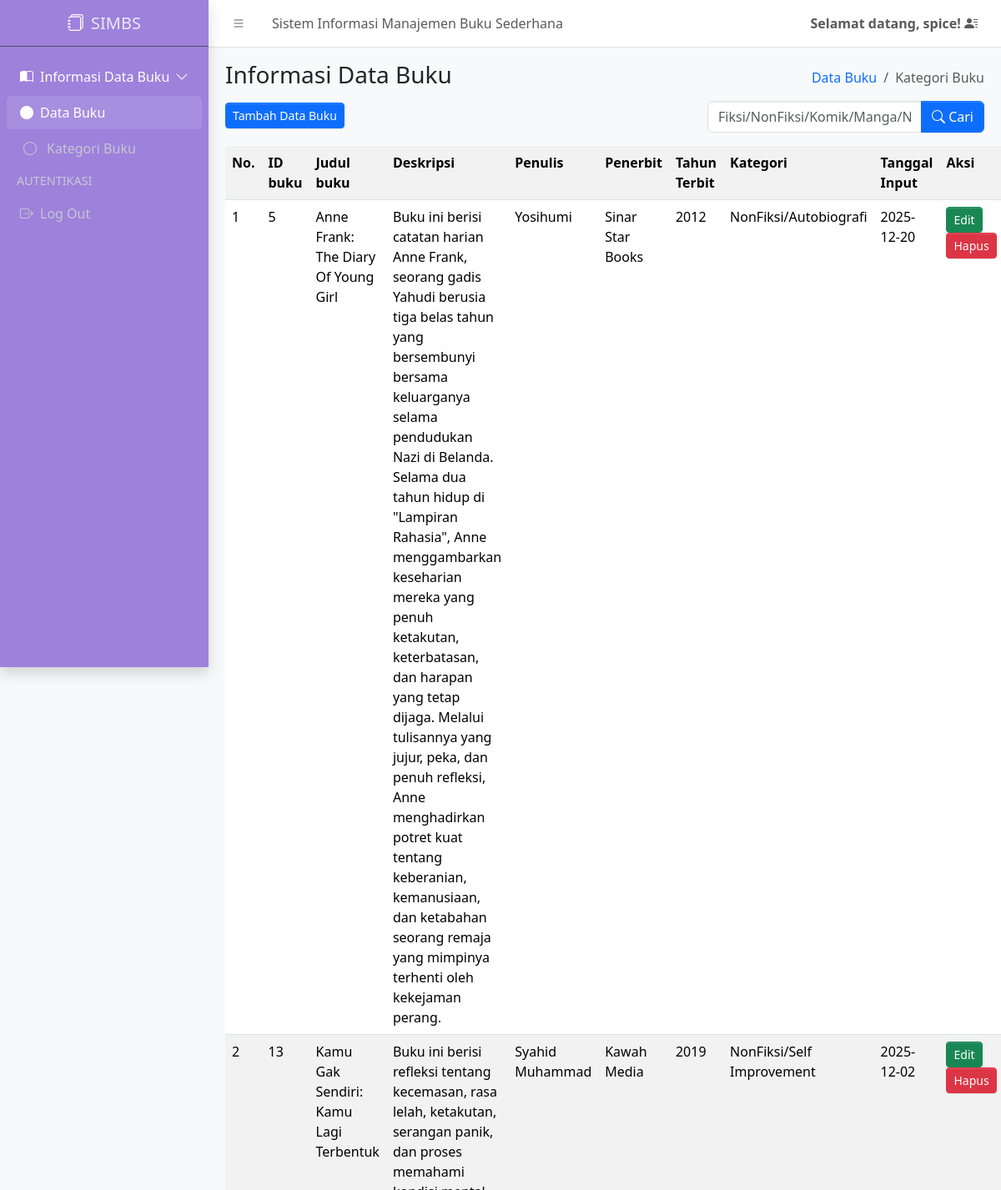
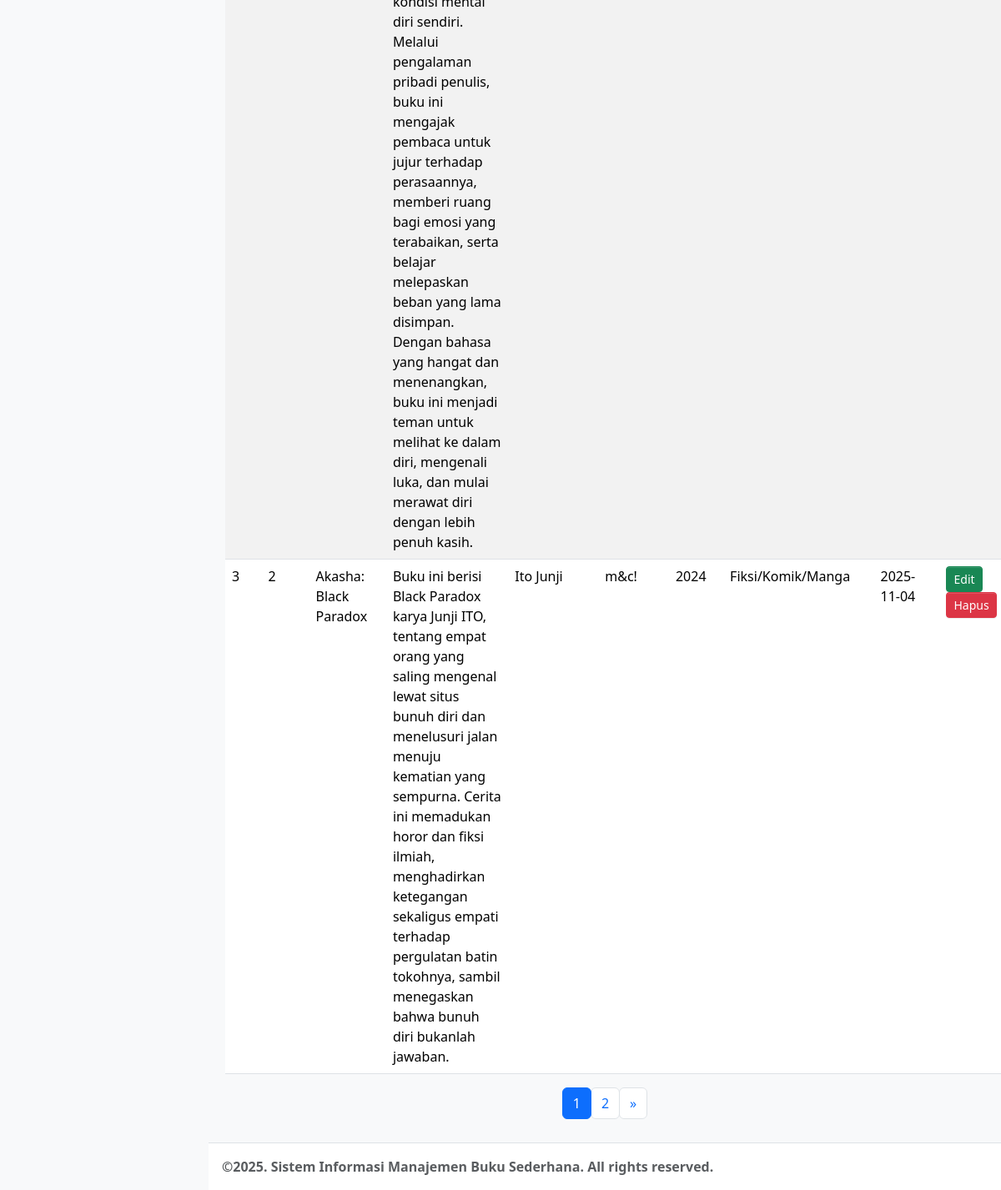
The app's page /index.php (signed in) with its own data (2 pictures, top to bottom).
### tables this page shows
CREATE TABLE `buku` (
  `id_buku` int(11) NOT NULL,
  `id_kategori` int(11) DEFAULT NULL,
  `judul` varchar(100) NOT NULL,
  `deskripsi` text DEFAULT NULL,
  `penulis` varchar(100) NOT NULL,
  `penerbit` varchar(100) NOT NULL,
  `tahun_terbit` year(4) NOT NULL,
  `tanggal_input` date DEFAULT NULL
);

CREATE TABLE `kategori` (
  `id_kategori` int(11) NOT NULL,
  `nama_kategori` varchar(100) NOT NULL,
  `tanggal_input` date DEFAULT NULL
);

### function.php (called while the page is built, shortened)
<?php
$conn = mysqli_connect("localhost", "root", "", "simbs");
function query($query)
{
    global $conn;
    $result = mysqli_query($conn, $query);
    $rows = [];
    while ($row = mysqli_fetch_assoc($result)) {
        $rows[] = $row;
    }
    return $rows;
}

### index.php (the view, shortened to what this page needs)
<?php
require 'function.php';
$jumlahDataPerHalaman = 3;
$halamanAktif = isset($_GET['halaman']) ? (int)$_GET['halaman'] : 1;
$dataAwal = ($halamanAktif - 1) * $jumlahDataPerHalaman;
$where = '';
$totalDataQuery = "SELECT COUNT(*) AS total FROM buku
                   INNER JOIN kategori ON buku.id_kategori = kategori.id_kategori
                   $where";
$totalDataResult = mysqli_query($conn, $totalDataQuery);
$totalDataRow = mysqli_fetch_assoc($totalDataResult);
$totalData = $totalDataRow['total'];
$totalHalaman = ceil($totalData / $jumlahDataPerHalaman);
$dataQuery = "SELECT buku.*, kategori.nama_kategori
              FROM buku
              INNER JOIN kategori ON buku.id_kategori = kategori.id_kategori
              $where
              ORDER BY tanggal_input DESC
              LIMIT $dataAwal, $jumlahDataPerHalaman";
$buku = query($dataQuery);
?>
<!doctype html>
<html lang="en">
<head>
    <link
        rel="stylesheet"
        href="https://cdn.jsdelivr.net/npm/@fontsource/source-sans-3@5.0.12/index.css"
        media="print"
        onload="this.media='all'" />
    <link
        rel="stylesheet"
        href="https://cdn.jsdelivr.net/npm/overlayscrollbars@2.11.0/styles/overlayscrollbars.min.css"
 />
    <link
        rel="stylesheet"
        href="https://cdn.jsdelivr.net/npm/bootstrap-icons@1.13.1/font/bootstrap-icons.min.css"
 />
    <link rel="stylesheet" href="dist/css/adminlte.min.css" />
    <link
        rel="stylesheet"
        href="https://cdn.jsdelivr.net/npm/apexcharts@3.37.1/dist/apexcharts.css"
 />
    <link
        rel="stylesheet"
        href="https://cdn.jsdelivr.net/npm/jsvectormap@1.5.3/dist/css/jsvectormap.min.css"
 />
</head>
<body class="layout-fixed sidebar-expand-lg bg-body-tertiary">
    <div class="app-wrapper">
        <nav class="app-header navbar navbar-expand bg-body">
            <div class="container-fluid">
                <ul class="navbar-nav">
                    <li class="nav-item">
                        <a class="nav-link" data-lte-toggle="sidebar" href="#" role="button">
                            <i class="bi bi-list"></i>
                        </a>
                    </li>
                    <li class="nav-item d-none d-md-block">
                        <a href="#" class="nav-link">Sistem Informasi Manajemen Buku Sederhana</a>
                    </li>
                </ul>
                <ul class="navbar-nav ms-auto">
                    <li class="nav-item dropdown user-menu">
                        <a href="#" class="nav-link dropdown-toggle" data-bs-toggle="dropdown">
                            <span class="d-none d-md-inline" style="font-weight: bold;">
                                Selamat datang, <?= $_SESSION["username"]; ?>! <i class="bi bi-person-lines-fill"></i>
                            </span>
                        </a>
                    </li>
                </ul>
            </div>
        </nav>
        <aside class="app-sidebar shadow" data-bs-theme="dark" style="background-color: #9e81dbff;">
            <div class="sidebar-brand">
                <a href="index.php" class="brand-link" style="color: white;">
                    <i class="bi bi-journals"></i>
                    <span class="brand-text fw-light">SIMBS</span>
                </a>
            </div>
            <div class="sidebar-wrapper">
                <nav class="mt-2">
                    <ul
                        class="nav sidebar-menu flex-column"
                        data-lte-toggle="treeview"
                        role="navigation"
                        aria-label="Main navigation"
                        data-accordion="false"
                        id="navigation">
                        <li class="nav-item menu-open">
                            <a href="#" class="nav-link active">
                                <i class="bi bi-book-half"></i>
                                <p>
                                    Informasi Data Buku
                                </p>
                            </a>
                            <ul class="nav nav-treeview">
                                <li class="nav-item">
                                    <a href="./index.php" class="nav-link active">
                                        <i class="bi bi-circle-fill"></i>
                                        <p>Data Buku</p>
                                    </a>
                                </li>
                                <li class="nav-item">
                                    <a href="./index2.php" class="nav-link">
                                        <i class="nav-icon bi bi-circle"></i>
                                        <p>Kategori Buku</p>
                                    </a>
                                </li>
                            </ul>
                        </li>
                        <li class="nav-header">AUTENTIKASI</li>
                        <li class="nav-item">
                            <a href="logout.php" class="nav-link">
                                <i class="bi bi-box-arrow-right"></i>
                                <p>Log Out</p>
                            </a>
                        </li>
                    </ul>
                </nav>
            </div>
        </aside>
        <main class="app-main">
            <div class="app-content-header">
                <div class="container-fluid">
                    <div class="row">
                        <div class="col-sm-6">
                            <h3 class="mb-3">Informasi Data Buku</h3>
                            <a href="tambah_data.php">
                                <button class="btn-sm btn btn-primary ">Tambah Data Buku</button>
                            </a>
                        </div>
                        <div class="col-sm-6 d-flex flex-column align-items-end">
                            <ol class="breadcrumb">
                                <li class="breadcrumb-item"><a href="#">Data Buku</a></li>
                                <li class="breadcrumb-item active" aria-current="page">Kategori Buku</li>
                            </ol>
                            <form class="mt-2" method="POST" action="">
                                <div class="input-group">
                                    <input type="text" class="form-control" name="keyword" placeholder="Fiksi/NonFiksi/Komik/Manga/Novel/Autobiografi/Self-Improvement" value="">
                                    <button class="btn btn-primary" type="submit" name="tombol_search">
                                        <i class="bi bi-search"></i> Cari
                                    </button>
                                </div>
                            </form>
                        </div>
                    </div>
                </div>
            </div>
            <div class="app-content">
                <div class="container-fluid">
                    <div class="row">
                        <div class="col">
                            <table class="table table-striped table-hover">
                                <tr>
                                    <th>No.</th>
                                    <th>ID buku</th>
                                    <th>Judul buku</th>
                                    <th>Deskripsi</th>
                                    <th>Penulis</th>
                                    <th>Penerbit</th>
                                    <th>Tahun Terbit</th>
                                    <th>Kategori</th>
                                    <th>Tanggal Input</th>
                                    <th>Aksi</th>
                                    <?php $no = 1; ?>
                                    <?php foreach ($buku as $data): ?>
                                <tr>
                                    <td><?= $no ?></td>
                                    <td><?= ($data['id_buku']) ?></td>
                                    <td><?= ($data['judul']) ?></td>
                                    <td><?= ($data['deskripsi']) ?></td>
                                    <td><?= ($data['penulis']) ?></td>
                                    <td><?= ($data['penerbit']) ?></td>
                                    <td><?= ($data['tahun_terbit']) ?></td>
                                    <td><?= ($data['nama_kategori']) ?></td>
                                    <td><?= ($data['tanggal_input']) ?></td>
                                    <td>
                                        <a href="ubah_data.php?id=<?= ($data['id_buku']) ?>" class="btn btn-sm btn-success">Edit</a>
                                        <a href="hapus_data.php?id=<?= ($data['id_buku']) ?>" class="btn btn-sm btn-danger">Hapus</a>
                                    </td>
                                </tr>
                                <?php $no++; ?>
                            <?php endforeach; ?>
                            </table>
                            <nav aria-label="Page navigation example" class="d-flex justify-content-center mt-3">
                                <ul class="pagination">
                                    <?php for ($i = 1; $i <= $totalHalaman; $i++): ?>
                                        <li class="page-item <?= ($i == $halamanAktif) ? 'active' : ''; ?>">
                                            <a class="page-link" href="?halaman=<?= $i; ?>"><?= $i; ?></a>
                                        </li>
                                    <?php endfor; ?>
                                    <?php if ($halamanAktif < $totalHalaman): ?>
                                        <li class="page-item">
                                            <a class="page-link" href="?halaman=<?= $halamanAktif + 1; ?>" aria-label="Next">
                                                <span aria-hidden="true">&raquo;</span>
                                            </a>
                                        </li>
                                    <?php endif; ?>
                                </ul>
                            </nav>
                        </div>
                    </div>
                </div>
            </div>
        </main>
        <footer class="app-footer">
            <strong>
                &copy;2025. Sistem Informasi Manajemen Buku Sederhana. All rights reserved.&nbsp;
            </strong>
        </footer>
    </div>
</body>
</html>

### records on screen
buku: id_buku "5", judul "Anne Frank: The Diary Of Young Girl", deskripsi "Buku ini berisi catatan harian Anne Frank, seorang gadis Yahudi berusia tiga belas tahun yang bersembunyi bersama keluarganya selama pendudukan Nazi di Belanda. Selama dua tahun hidup di \"Lampiran Rahasia\", Anne menggambarkan keseharian mereka yang penuh ketakutan, keterbatasan, dan harapan yang tetap dijaga. Melalui tulisannya yang jujur, peka, dan penuh refleksi, Anne menghadirkan potret kuat tentang keberanian, kemanusiaan, dan ketabahan seorang remaja yang mimpinya terhenti oleh kekejaman perang.", penulis "Yosihumi", penerbit "Sinar Star Books", tahun_terbit "2012", id_kategori.nama_kategori "NonFiksi/Autobiografi", tanggal_input "2025-12-20"
buku: id_buku "13", judul "Kamu Gak Sendiri: Kamu Lagi Terbentuk", deskripsi "Buku ini berisi refleksi tentang kecemasan, rasa lelah, ketakutan, serangan panik, dan proses memahami kondisi mental diri sendiri. Melalui pengalaman pribadi penulis, buku ini mengajak pembaca untuk jujur terhadap perasaannya, memberi ruang bagi emosi yang terabaikan, serta belajar melepaskan beban yang lama disimpan. Dengan bahasa yang hangat dan menenangkan, buku ini menjadi teman untuk melihat ke dalam diri, mengenali luka, dan mulai merawat diri dengan lebih penuh kasih.", penulis "Syahid Muhammad", penerbit "Kawah Media", tahun_terbit "2019", id_kategori.nama_kategori "NonFiksi/Self Improvement", tanggal_input "2025-12-02"
buku: id_buku "2", judul "Akasha: Black Paradox", deskripsi "Buku ini berisi Black Paradox karya Junji ITO, tentang empat orang yang saling mengenal lewat situs bunuh diri dan menelusuri jalan menuju kematian yang sempurna. Cerita ini memadukan horor dan fiksi ilmiah, menghadirkan ketegangan sekaligus empati terhadap pergulatan batin tokohnya, sambil menegaskan bahwa bunuh diri bukanlah jawaban.", penulis "Ito Junji", penerbit "m&c!", tahun_terbit "2024", id_kategori.nama_kategori "Fiksi/Komik/Manga", tanggal_input "2025-11-04"

### other values on screen
$_SESSION["username"] "spice"
